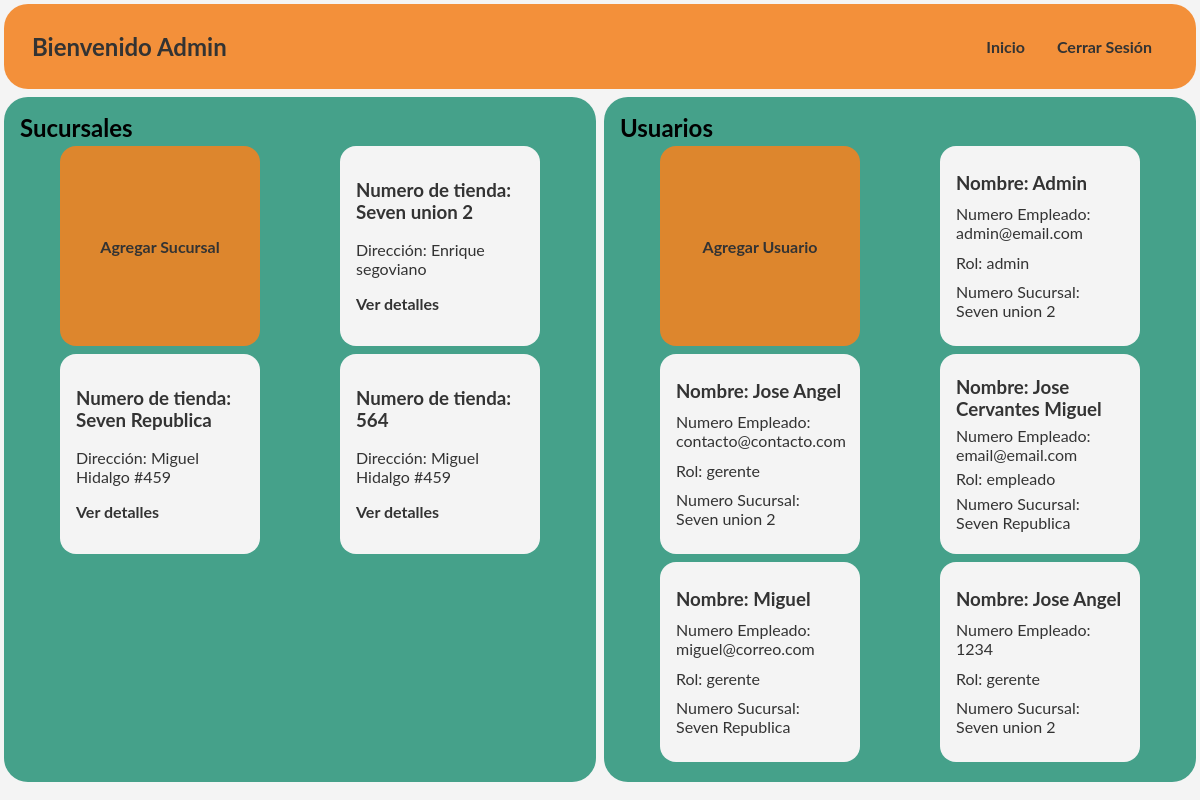
/views/admin/index.php (signed in), run on the app's committed database.
### tables this page shows
CREATE TABLE `sucursales` (
  `id` int(11) NOT NULL,
  `numeroSucursal` varchar(255) NOT NULL,
  `direccion` varchar(255) NOT NULL
);

CREATE TABLE `usuarios` (
  `id` int(11) NOT NULL,
  `nombre` varchar(255) NOT NULL,
  `numeroEmpleado` varchar(255) NOT NULL,
  `password` varchar(255) NOT NULL,
  `rol` enum('admin','gerente','empleado') NOT NULL
);

### views/admin/index.php (the view, shortened to what this page needs)
<?php
require_once '../../db/database.php';
?>
<!DOCTYPE html>
<html lang="en">
<head>
    <link rel="stylesheet" href="./styles/index.css">
</head>
<body>
    <header>
        <nav class="navbar">
            <div class="navbar-elements">
                <h1>Bienvenido <?php echo $_SESSION['nombreAdmin']; ?></h1>
                <ul>
                    <li><a href="index.php">Inicio</a></li>
                    <li><a href="../../logout.php">Cerrar Sesión</a></li>
                </ul>
            </div>
        </nav>
    </header>
    <main class="main">
        <section class="secciones">
            <h2>Sucursales</h2>
            <div class="container">
                <a href="agregar_sucursal.php" class="agregar-tarjeta">Agregar Sucursal</a>
                <?php
                $query = $conn->prepare('SELECT * FROM sucursales');
                $query->execute();
                $sucursales = $query->fetchAll();
                foreach ($sucursales as $sucursal) {
                ?>
                    <div class="tarjeta">
                        <h3>Numero de tienda: <?php echo $sucursal['numeroSucursal']; ?></h3>
                        <p>Dirección: <?php echo $sucursal['direccion']; ?></p>
                        <a href="sucursal.php?id=<?php echo $sucursal['id']; ?>">Ver detalles</a>
                    </div>
                <?php
                }
                ?>
            </div>
        </section>
        <section class="secciones">
            <h2>Usuarios</h2>
            <div class="container">
                <a href="agregar_usuario.php" class="agregar-tarjeta">Agregar Usuario</a>
                <?php
                $query = $conn->prepare('SELECT u.id, u.nombre, u.numeroEmpleado, u.rol, s.numeroSucursal as sucursal FROM usuarios u LEFT JOIN gerentes g ON u.id = g.usuario_id LEFT JOIN empleados e ON u.id = e.usuario_id LEFT JOIN sucursales s ON g.sucursal_id = s.id OR e.sucursal_id = s.id');
                $query->execute();
                $usuarios = $query->fetchAll();
                foreach ($usuarios as $usuario) {
                ?>
                    <div class="tarjeta">
                        <h3>Nombre: <?php echo $usuario['nombre']; ?></h3>
                        <p>Numero Empleado: <?php echo $usuario['numeroEmpleado']; ?></p>
                        <p>Rol: <?php echo $usuario['rol']; ?></p>
                        <p>Numero Sucursal: <?php echo $usuario['sucursal']; ?></p>
                    </div>
                <?php
                }
                ?>
            </div>
        </section>
    </main>
</body>
</html>

### views/gerente/styles/index.css (style rules this page uses)
:root { --primary-color: #008161b7; --secondary-color: #f4821fde; --tertiary-color: #e4f0fbd7; --quaternary-color: #2195f3ce; --background-color: #f4f4f4; --text-color: #333; }
* { font-family: 'Lato', sans-serif; margin: 0; padding: 0; }
body { background-color: var(--background-color); }
.navbar { background-color: var(--secondary-color); padding: 1.75rem; border-radius: 1.5rem; margin: 0.25rem; color: var(--text-color); }
.navbar-elements { display: flex; justify-content: space-between; align-items: center; }
.navbar-elements ul { display: flex; justify-content: center; align-items: center; list-style: none; }
.navbar-elements ul li { margin: 0 1rem; }
.navbar-elements ul li a { text-decoration: none; color: var(--text-color); transition: color 0.3s; font-weight: bold; }
.tarjeta { background-color: var(--background-color); color: var(--text-color); padding: 1rem; border-radius: 1rem; margin: 0.25rem; height: 10.5em; width: 10.5em; display: flex; justify-content: space-evenly; flex-direction: column; }
.secciones { display: flex; flex-direction: column; background-color: var(--primary-color); padding: 1rem; border-radius: 1.5rem; margin: 0.25rem; width: 50%; }
.main { display: flex; flex-direction: row; justify-content: space-around; }
.container { flex-wrap: wrap; display: flex; justify-content: space-around; align-items: center; }
.agregar-tarjeta { background-color: var(--secondary-color); color: var(--text-color); padding: 1rem; border-radius: 1rem; margin: 0.25rem; text-align: center; text-decoration: none; transition: color 0.3s; height: 10.5em; width: 10.5em; display: flex; justify-content: center; align-items: center; flex-direction: column; font-weight: bold; }
.tarjeta a { text-decoration: none; color: var(--text-color); transition: color 0.3s; font-weight: bold; }

### data on the page
sucursales: numeroSucursal "Seven union 2", direccion "Enrique segoviano"
sucursales: numeroSucursal "Seven Republica", direccion "Miguel Hidalgo #459"
sucursales: numeroSucursal "564", direccion "Miguel Hidalgo #459"
usuarios: nombre "Admin", numeroEmpleado "admin@email.com", rol "admin", sucursales.numeroSucursal "Seven union 2"
usuarios: nombre "Jose Angel", numeroEmpleado "contacto@contacto.com", rol "gerente", sucursales.numeroSucursal "Seven union 2"
usuarios: nombre "Jose Cervantes Miguel", numeroEmpleado "email@email.com", rol "empleado", sucursales.numeroSucursal "Seven Republica"
usuarios: nombre "Miguel", numeroEmpleado "miguel@correo.com", rol "gerente", sucursales.numeroSucursal "Seven Republica"
usuarios: nombre "Jose Angel", numeroEmpleado "1234", rol "gerente", sucursales.numeroSucursal "Seven union 2"

### other printed values
$_SESSION['nombreAdmin'] "Admin"
